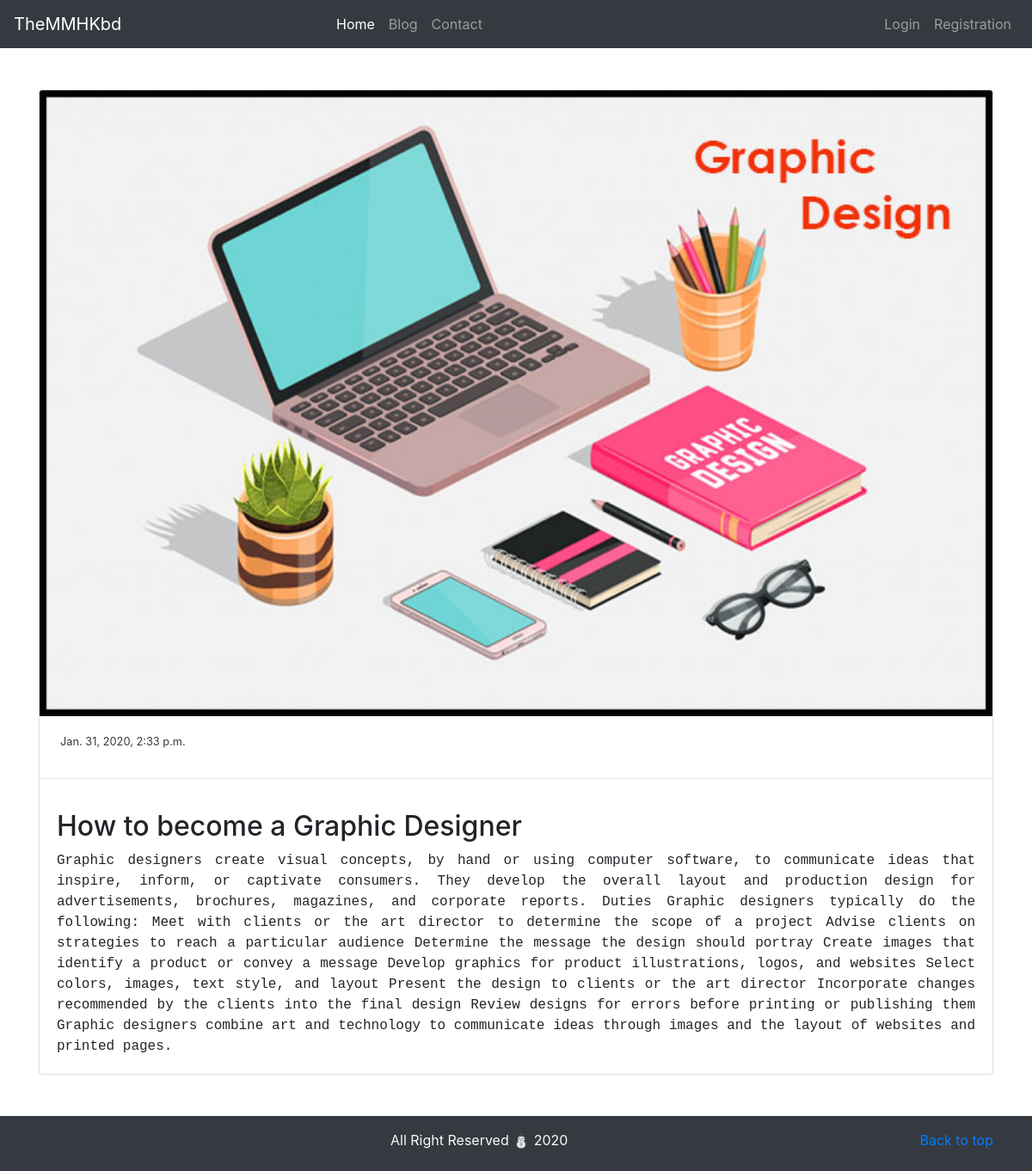
The app's page /blog/2/ with its own data.
### blog/models.py (models this page shows, shortened)
class allpost(models.Model):
    img=models.ImageField(upload_to='pimage/')
    ptitle=models.CharField(max_length=150)
    post=models.TextField(max_length=1000)
    up_date=models.DateTimeField()

### blog/views.py (the view)
# urls.py: path('<int:post_id>/',views.details,name='pdetails'),
def details(request,post_id):
    post_view=get_object_or_404(allpost,pk=post_id)
    return render(request,'details.html',{'post_view':post_view})

### blog/templates/details.html
{% extends 'base.html' %}
{% block content %}
<div class="card mb-5 mt-5">
  <img src="{{ post_view.img.url }}" class="card-img-top" alt="...">
    <p class="card-text ml-4 mt-3"><small class="text-dark">{{ post_view.up_date}}</small></p>
    <hr>
  <div class="card-body">
    <h2>{{ post_view.ptitle }}</h2>
    <p class="text-break text-monospace card-text text-justify">{{ post_view.post }}</p>
  </div>
</div>
{% endblock %}

### records on screen
allpost: img (picture), up_date "Jan. 31, 2020, 2:33 p.m.", ptitle "How to become a Graphic Designer", post "Graphic designers create visual concepts, by hand or using computer software, to communicate ideas that inspire, inform, or captivate consumers. They develop the overall layout and production design for advertisements, brochures, magazines, and corporate reports. Duties Graphic designers typically do the following: Meet with clients or the art director to determine the scope of a project Advise clients on strategies to reach a particular audience Determine the message the design should portray Create images that identify a product or convey a message Develop graphics for product illustrations, logos, and websites Select colors, images, text style, and layout Present the design to clients or…"
